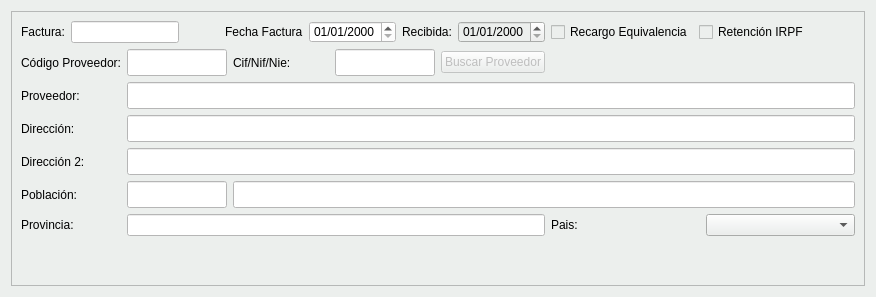
     <widget class="QWidget" name="tab_3">
      <property name="styleSheet">
       <string notr="true">background-color: #ecefed;</string>
      </property>
      <attribute name="title">
       <string>Cabecera de Factura</string>
      </attribute>
      <layout class="QHBoxLayout" name="horizontalLayout_6">
       <item>
        <widget class="QFrame" name="frame_2">
         <property name="frameShape">
          <enum>QFrame::StyledPanel</enum>
         </property>
         <property name="frameShadow">
          <enum>QFrame::Raised</enum>
         </property>
         <layout class="QGridLayout" name="gridLayout">
          <item row="5" column="2" colspan="6">
           <widget class="QLineEdit" name="txtcPoblacion">
            <property name="sizePolicy">
             <sizepolicy hsizetype="Expanding" vsizetype="Fixed">
              <horstretch>0</horstretch>
              <verstretch>0</verstretch>
             </sizepolicy>
            </property>
            <property name="minimumSize">
             <size>
              <width>0</width>
              <height>27</height>
             </size>
            </property>
            <property name="styleSheet">
             <string notr="true">background-color: rgb(255, 255, 255);</string>
            </property>
           </widget>
          </item>
          <item row="0" column="6">
           <widget class="QCheckBox" name="chkRetencionIRPF">
            <property name="text">
             <string>Retención IRPF</string>
            </property>
           </widget>
          </item>
          <item row="1" column="2">
           <widget class="QLabel" name="label_15">
            <property name="text">
             <string>Cif/Nif/Nie:</string>
            </property>
           </widget>
          </item>
          <item row="1" column="7">
           <spacer name="horizontalSpacer_3">
            <property name="orientation">
             <enum>Qt::Horizontal</enum>
            </property>
            <property name="sizeHint" stdset="0">
             <size>
              <width>40</width>
              <height>20</height>
             </size>
            </property>
           </spacer>
          </item>
          <item row="2" column="1" colspan="7">
           <widget class="QLineEdit" name="txtcProveedor">
            <property name="minimumSize">
             <size>
              <width>0</width>
              <height>27</height>
             </size>
            </property>
            <property name="styleSheet">
             <string notr="true">background-color: rgb(255, 255, 255);</string>
            </property>
           </widget>
          </item>
          <item row="1" column="3">
           <widget class="QLineEdit" name="txtcCif">
            <property name="minimumSize">
             <size>
              <width>0</width>
              <height>27</height>
             </size>
            </property>
            <property name="maximumSize">
             <size>
              <width>100</width>
              <height>16777215</height>
             </size>
            </property>
            <property name="styleSheet">
             <string notr="true">background-color: rgb(255, 255, 255);</string>
            </property>
           </widget>
          </item>
          <item row="6" column="1" colspan="4">
           <widget class="QLineEdit" name="txtcProvincia">
            <property name="styleSheet">
             <string notr="true">background-color: rgb(255, 255, 255);</string>
            </property>
           </widget>
          </item>
          <item row="5" column="1">
           <widget class="QLineEdit" name="txtcCp">
            <property name="minimumSize">
             <size>
              <width>100</width>
              <height>27</height>
             </size>
            </property>
            <property name="maximumSize">
             <size>
              <width>70</width>
              <height>16777215</height>
             </size>
            </property>
            <property name="styleSheet">
             <string notr="true">background-color: rgb(255, 255, 255);</string>
            </property>
           </widget>
          </item>
          <item row="4" column="0">
           <widget class="QLabel" name="label_6">
            <property name="text">
             <string>Dirección 2:</string>
            </property>
           </widget>
          </item>
          <item row="3" column="0">
           <widget class="QLabel" name="label_5">
            <property name="text">
             <string>Dirección:</string>
            </property>
           </widget>
          </item>
          <item row="6" column="0">
           <widget class="QLabel" name="label_13">
            <property name="text">
             <string>Provincia:</string>
            </property>
           </widget>
          </item>
          <item row="0" column="5">
           <widget class="QCheckBox" name="chklRecargoEq">
            <property name="text">
             <string>Recargo Equivalencia</string>
            </property>
            <property name="checkable">
             <bool>true</bool>
            </property>
            <property name="checked">
             <bool>false</bool>
            </property>
           </widget>
          </item>
          <item row="1" column="0">
           <widget class="QLabel" name="label_3">
            <property name="text">
             <string>Código Proveedor:</string>
            </property>
           </widget>
          </item>
          <item row="5" column="0">
           <widget class="QLabel" name="label_7">
            <property name="text">
             <string>Población:</string>
            </property>
           </widget>
          </item>
          <item row="0" column="0" colspan="5">
           <layout class="QHBoxLayout" name="horizontalLayout_7">
            <item>
             <widget class="QLabel" name="lblnumfac">
              <property name="text">
               <string>Factura:</string>
              </property>
             </widget>
            </item>
            <item>
             <widget class="QLineEdit" name="txtcFactura">
              <property name="styleSheet">
               <string notr="true">background-color: rgb(255, 255, 255);</string>
              </property>
             </widget>
            </item>
            <item>
             <spacer name="horizontalSpacer_5">
              <property name="orientation">
               <enum>Qt::Horizontal</enum>
              </property>
              <property name="sizeHint" stdset="0">
               <size>
                <width>40</width>
                <height>20</height>
               </size>
              </property>
             </spacer>
            </item>
            <item>
             <widget class="QLabel" name="label_18">
              <property name="text">
               <string>Fecha Factura</string>
              </property>
             </widget>
            </item>
            <item>
             <widget class="QDateEdit" name="txtdFecha">
              <property name="styleSheet">
               <string notr="true">background-color: rgb(255, 255, 255);</string>
              </property>
              <property name="displayFormat">
               <string>dd/MM/yyyy</string>
              </property>
              <property name="calendarPopup">
               <bool>false</bool>
              </property>
             </widget>
            </item>
            <item>
             <widget class="QLabel" name="label">
              <property name="text">
               <string>Recibida:</string>
              </property>
             </widget>
            </item>
            <item>
             <widget class="QDateEdit" name="txtdRecepcion">
              <property name="displayFormat">
               <string>dd/MM/yyyy</string>
              </property>
             </widget>
            </item>
           </layout>
          </item>
          <item row="6" column="5" colspan="3">
           <layout class="QHBoxLayout" name="horizontalLayout_3">
            <item>
             <widget class="QLabel" name="label_14">
              <property name="text">
               <string>Pais:</string>
              </property>
             </widget>
            </item>
            <item>
             <widget class="QComboBox" name="combo_pais"/>
            </item>
           </layout>
          </item>
          <item row="4" column="1" colspan="7">
           <widget class="QLineEdit" name="txtcDireccion2">
            <property name="minimumSize">
             <size>
              <width>0</width>
              <height>27</height>
             </size>
            </property>
            <property name="styleSheet">
             <string notr="true">background-color: rgb(255, 255, 255);</string>
            </property>
           </widget>
          </item>
          <item row="1" column="4">
           <widget class="QPushButton" name="botBuscarCliente">
            <property name="enabled">
             <bool>false</bool>
            </property>
            <property name="text">
             <string>Buscar Proveedor</string>
            </property>
            <property name="icon">
             <iconset resource="../maya.qrc">
              <normaloff>:/Icons/PNG/search.png</normaloff>:/Icons/PNG/search.png</iconset>
            </property>
           </widget>
          </item>
          <item row="1" column="1">
           <widget class="QLineEdit" name="txtcCodigoProveedor">
            <property name="minimumSize">
             <size>
              <width>0</width>
              <height>27</height>
             </size>
            </property>
            <property name="maximumSize">
             <size>
              <width>100</width>
              <height>16777215</height>
             </size>
            </property>
            <property name="styleSheet">
             <string notr="true">background-color: rgb(255, 255, 255);</string>
            </property>
           </widget>
          </item>
          <item row="2" column="0">
           <widget class="QLabel" name="label_4">
            <property name="text">
             <string>Proveedor:</string>
            </property>
           </widget>
          </item>
          <item row="3" column="1" colspan="7">
           <widget class="QLineEdit" name="txtcDireccion">
            <property name="minimumSize">
             <size>
              <width>0</width>
              <height>27</height>
             </size>
            </property>
            <property name="styleSheet">
             <string notr="true">background-color: rgb(255, 255, 255);</string>
            </property>
           </widget>
          </item>
          <item row="7" column="1">
           <spacer name="verticalSpacer">
            <property name="orientation">
             <enum>Qt::Vertical</enum>
            </property>
            <property name="sizeHint" stdset="0">
             <size>
              <width>20</width>
              <height>40</height>
             </size>
            </property>
           </spacer>
          </item>
         </layout>
        </widget>
       </item>
      </layout>
     </widget>
